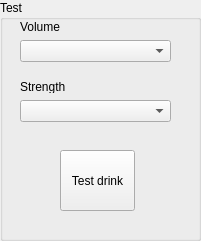
  <widget class="QGroupBox" name="groupBox">
   <property name="geometry">
    <rect>
     <x>1080</x>
     <y>500</y>
     <width>201</width>
     <height>241</height>
    </rect>
   </property>
   <property name="title">
    <string>Test</string>
   </property>
   <widget class="QLabel" name="label_72">
    <property name="geometry">
     <rect>
      <x>20</x>
      <y>20</y>
      <width>46</width>
      <height>13</height>
     </rect>
    </property>
    <property name="text">
     <string>Volume</string>
    </property>
   </widget>
   <widget class="QComboBox" name="comboBox">
    <property name="geometry">
     <rect>
      <x>20</x>
      <y>40</y>
      <width>151</width>
      <height>22</height>
     </rect>
    </property>
   </widget>
   <widget class="QLabel" name="label_73">
    <property name="geometry">
     <rect>
      <x>20</x>
      <y>80</y>
      <width>46</width>
      <height>13</height>
     </rect>
    </property>
    <property name="text">
     <string>Strength</string>
    </property>
   </widget>
   <widget class="QComboBox" name="comboBox_2">
    <property name="geometry">
     <rect>
      <x>20</x>
      <y>100</y>
      <width>151</width>
      <height>22</height>
     </rect>
    </property>
   </widget>
   <widget class="QPushButton" name="pushButton">
    <property name="geometry">
     <rect>
      <x>60</x>
      <y>150</y>
      <width>75</width>
      <height>61</height>
     </rect>
    </property>
    <property name="text">
     <string>Test drink</string>
    </property>
   </widget>
  </widget>
